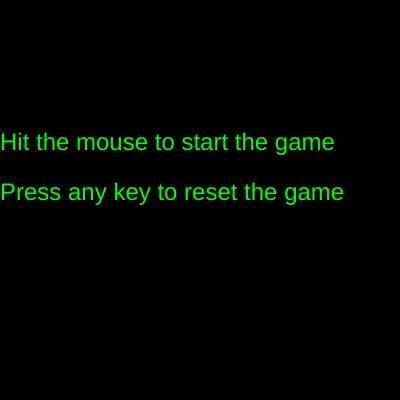
Frame 1 (no input)
Frame 60 (no input): identical to frame 1, image omitted
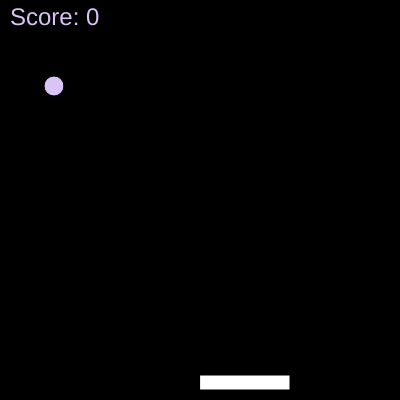
Frame 120 (the mouse pressed at the canvas centre since frame 60)

The p5.js sketch that drew these frames (run headless with seeded random() and noise() and a simulated clock; from frame 60 on, the mouse is pressed at the canvas centre):

// p5.js sketch
// ── sketch.js
// Suryansh Makharia 
// An Example of simple pong game
// Edited last 5 minutes ago buddy 

// Random Ball Placement
var xBall = Math.floor(Math.random() * 300) + 50;
var yBall = 50;
var xSpeed = (2, 7);
var ySpeed = (-7, -2);
var score = 0;
var playing = false;
// Canvas
function setup() {
  createCanvas(400, 400);
}

function mousePressed() {
  playing = true;
}
//Background
function draw() {
  background(0);
  fill(0, 255, 0);
  textSize(24);
  text("Hit the mouse to start the game", 0, 150);
  textSize(24)
  text("Press any key to reset the game", 0, 200);
   if (playing === true) {
    background(0);
    // Paddle
    fill(255);
    rect(mouseX, 375, 90, 15);
    //Functions
    //Score
    fill('#d9c3f7');
    textSize(24);
    text("Score: " + score, 10, 25);
    // Ball Functions
    xBall += xSpeed;
    yBall += ySpeed;
    if (xBall < 10 ||
      xBall > 400 - 10) {
      xSpeed *= -1;
    }
    if (yBall < 10 ||
      yBall > 400 - 10) {
      ySpeed *= -1;
    }
    fill('#d9c3f7');
    ellipse(xBall, yBall, 20, 20);
    // Bounce off Paddle
    if ((xBall > mouseX &&
        xBall < mouseX + 90) &&
      (yBall + 10 >= 375)) {
      xSpeed *= -1;
      ySpeed *= -1;
      score++;
    }
    // Reset Ball
    if (keyIsPressed) {
      xBall = 10;
      yBall = 10;
      score = 0;
    }
  }
}
